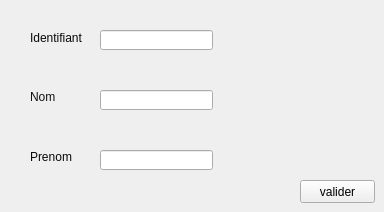
       <widget class="QWidget" name="tab_53">
        <attribute name="title">
         <string>modifier</string>
        </attribute>
        <widget class="QLabel" name="label_65">
         <property name="geometry">
          <rect>
           <x>30</x>
           <y>30</y>
           <width>61</width>
           <height>16</height>
          </rect>
         </property>
         <property name="styleSheet">
          <string notr="true">color: rgb(8, 8, 8);</string>
         </property>
         <property name="text">
          <string>Identifiant</string>
         </property>
        </widget>
        <widget class="QLabel" name="label_66">
         <property name="geometry">
          <rect>
           <x>30</x>
           <y>90</y>
           <width>47</width>
           <height>13</height>
          </rect>
         </property>
         <property name="styleSheet">
          <string notr="true">color: rgb(17, 17, 17);</string>
         </property>
         <property name="text">
          <string>Nom  </string>
         </property>
        </widget>
        <widget class="QLabel" name="label_67">
         <property name="geometry">
          <rect>
           <x>30</x>
           <y>150</y>
           <width>47</width>
           <height>13</height>
          </rect>
         </property>
         <property name="styleSheet">
          <string notr="true">color: rgb(9, 9, 9);</string>
         </property>
         <property name="text">
          <string>Prenom</string>
         </property>
        </widget>
        <widget class="QLineEdit" name="identifiant">
         <property name="geometry">
          <rect>
           <x>100</x>
           <y>30</y>
           <width>113</width>
           <height>20</height>
          </rect>
         </property>
        </widget>
        <widget class="QLineEdit" name="nom">
         <property name="geometry">
          <rect>
           <x>100</x>
           <y>90</y>
           <width>113</width>
           <height>20</height>
          </rect>
         </property>
        </widget>
        <widget class="QLineEdit" name="prenom">
         <property name="geometry">
          <rect>
           <x>100</x>
           <y>150</y>
           <width>113</width>
           <height>20</height>
          </rect>
         </property>
        </widget>
        <widget class="QPushButton" name="modifier">
         <property name="geometry">
          <rect>
           <x>300</x>
           <y>180</y>
           <width>75</width>
           <height>23</height>
          </rect>
         </property>
         <property name="text">
          <string>valider</string>
         </property>
        </widget>
       </widget>
